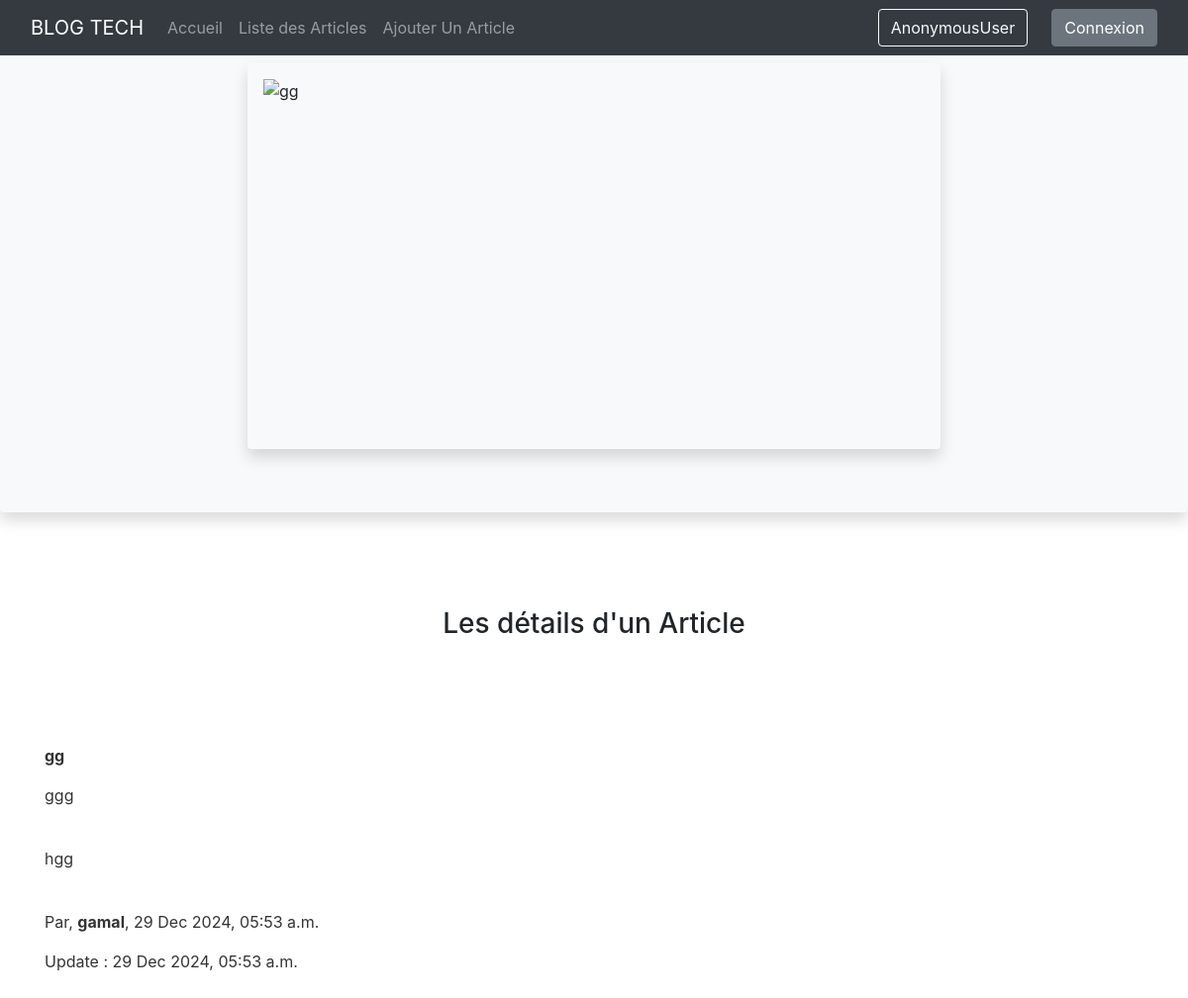
/blog/details/31/, run on an earlier commit of the app's database.
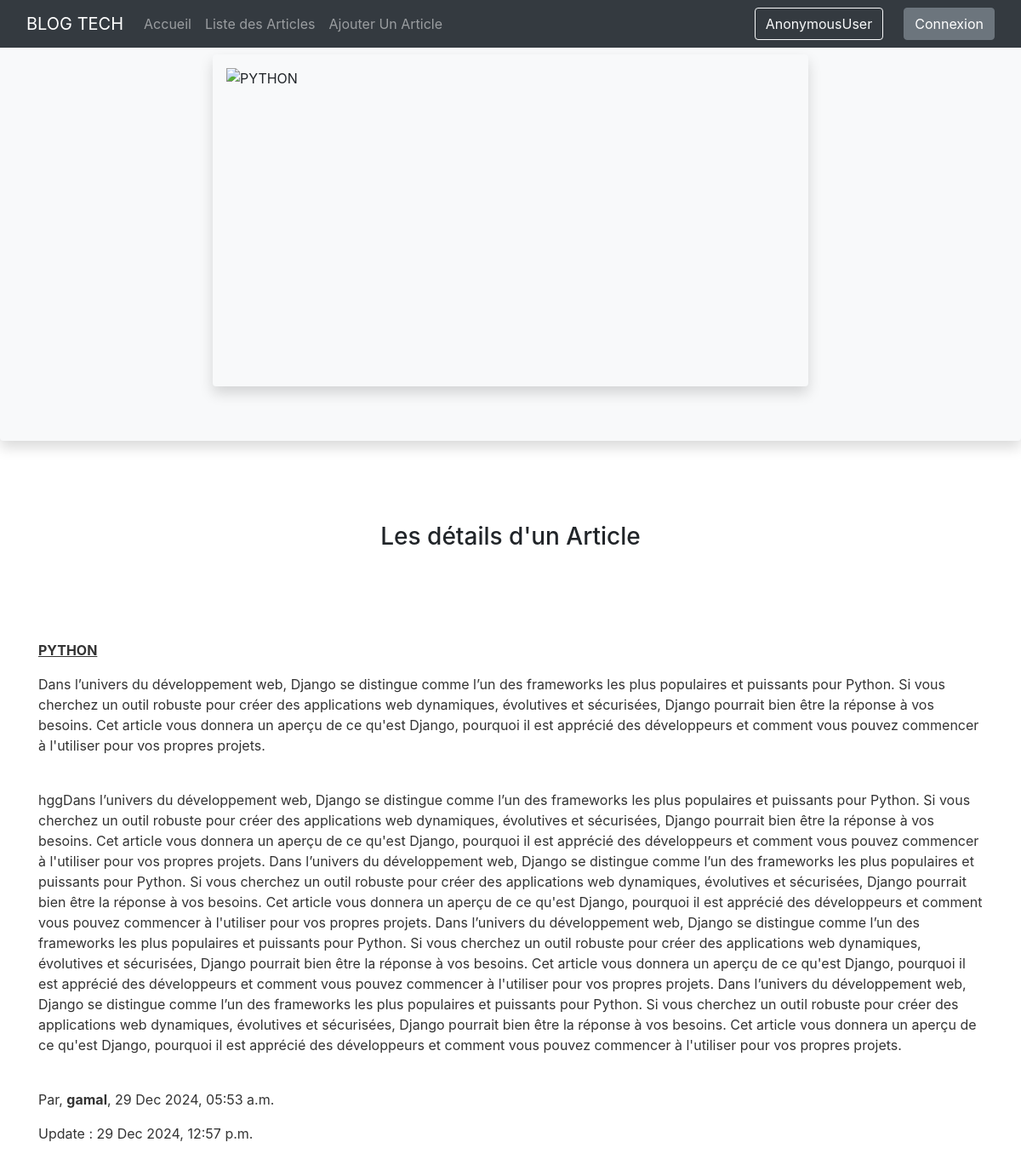
And on a later commit of the database.
### blog/models.py (models this page shows, shortened)
class Article(models.Model):
  title = models.CharField(max_length=100)
  summary = models.TextField(max_length=500)
  content = models.TextField()
  author = models.ForeignKey(User, on_delete=models.CASCADE, default=1)
  date_create = models.DateTimeField(auto_now_add=True)
  date_updat = models.DateTimeField(auto_now=True)
  image = CloudinaryField('image', null=True) #cloudinary

### blog/views.py (the view)
# urls.py: path('details/<int:id>/', views.details_views, name="page2"),
def details_views(request, id):
  article = get_object_or_404(Article, id=id)
  return render(request, "page_s/details_article.html", {"article":article})

### templates/page_s/details_article.html (shortened to what this page needs)
{% extends "base.html" %}
{% block content %}
{% include 'partials/navbar.html' %}
<div class="contai mb-5 mt-5">
  <div class="image-details shadow p-3 mb-5 bg-body-tertiary rounded">
    {% if article.image %}
      <img src="{{ article.image.url }}" alt="{{ article.title }}" class="img-fluid p-0 shadow p-3 mb-5 bg-body-tertiary rounded" style="width: 700px; height: 390px">
    {% else %}
      <p>Pas d'image</p>
    {% endif %}
  </div>
  <div class="pb-5">
    <h3 class="text-center pt-5">Les détails d'un Article</h3>
  </div>
  <div class="container">
    <div class="pt-5">
      <p><u><b> {{ article.title }} </b></u></p>
      <p>{{ article.summary }}</p></br>
      <p>{{ article.content }}</p></br>
      <p>Par, <strong>{{ article.author }}</strong>, {{ article.date_create|date:"d M Y, H:i a" }}
      <p>Update : {{ article.date_updat|date:"d M Y, H:i a" }}</p></br>
    </div>
  </div>
</div>
{% endblock %}

### templates/base.html (shortened to what this page needs)
{% load static %}
<!doctype html>
<html lang="en">
  <head>
    <link href="https://cdn.jsdelivr.net/npm/bootstrap@5.3.3/dist/css/bootstrap.min.css" rel="stylesheet">
    <link rel="stylesheet" href="https://stackpath.bootstrapcdn.com/bootstrap/4.5.2/css/bootstrap.min.css">
    <link rel="stylesheet" href="https://cdnjs.cloudflare.com/ajax/libs/font-awesome/6.0.0-beta3/css/all.min.css">
    <link rel="stylesheet" type="text/css" href="{% static 'css/style.css' %}">
    <link href="https://cdnjs.cloudflare.com/ajax/libs/font-awesome/6.0.0-beta3/css/all.min.css" rel="stylesheet">
  </head>
  <body>
    {% block content %}
    {% endblock %}
  </body>
</html>

### templates/partials/navbar.html (shortened to what this page needs)
{% extends "base.html" %}
{% block content %}
<nav class="navbar navbar-expand-lg navbar-dark bg-dark fixed-top">
  <div class="container-fluid">
    <a class="navbar-brand" href="{% url 'index' %}">BLOG TECH</a>
    <div class="collapse navbar-collapse" id="navbarNavDropdown">
      <ul class="navbar-nav">
        <li class="nav-item">
          <a class="nav-link" href="{% url 'index' %}">Accueil</a>
        </li>
        <li class="nav-item">
          <a class="nav-link" href="{% url 'page1' %}">Liste des Articles</a>
        </li>
        <li class="nav-item">
          <a class="nav-link" href="{% url 'page3' %}">Ajouter Un Article</a>
        </li>
      </ul>
      <ul class="navbar-nav ms-auto">
        <li class="nav-item">
          <button type="button" class="btn btn-outline-light mr-4"> {{ user }} </button>
        </li>
        <li class="nav-item">
          {% if request.user.is_authenticated %}
          <form method="post" action="{% url 'logout' %}" class="d-flex">
            {% csrf_token %}
            <button class="btn btn-outline-danger" type="submit">Déconnexion</button>
          </form>
          {% else %}
          <form method="post" action="{% url 'login' %}" class="d-flex">
            <button class="btn btn-secondary" type="submit">Connexion</button>
          </form>
          {% endif %}
        </li>
      </ul>
    </div>
  </div>
</nav>
{% endblock %}

### static/css/style.css (style rules this page uses)
body { background: white; }
.image-details { display: flex; justify-content: center; align-items: center; height: 50%; }
.image-details img { width: 55%; height: 50%; margin: auto; }
p { color: rgba(0, 0, 0, 0.801); }

What changed in the data, as far as the page shows it:
changed Article "gamal": title "gg" → "PYTHON"; summary "ggg" → "Dans l’univers du développement web, Django se distingue comme l’un des frameworks les plus populaires et puissants pour Python. Si vous cherchez un outil robuste pour créer des applications web dynamiques, évolutives et sécurisées, Django pourrait bien être la réponse à vos besoins. Cet article vous donnera un aperçu de ce qu'est Django, pourquoi il est apprécié des développeurs et comment vous pouvez commencer à l'utiliser pour vos propres projets."; content "hgg" → "hggDans l’univers du développement web, Django se distingue comme l’un des frameworks les plus populaires et puissants pour Python. Si vous cherchez un outil robuste pour créer des applications web dynamiques, évolutives et sécurisées, Django pourrait bien être la réponse à vos besoins. Cet article vous donnera un aperçu de ce qu'est Django, pourquoi il est apprécié des développeurs et comment vous pouvez commencer à l'utiliser pour vos propres projets. Dans l’univers du développement web, Django se distingue comme l’un des frameworks les plus populaires et puissants pour Python. Si vous cherchez un outil robuste pour créer des applications web dynamiques, évolutives et sécurisées, Django…"; date_updat "29 Dec 2024, 05:53 a.m." → "29 Dec 2024, 12:57 p.m."
